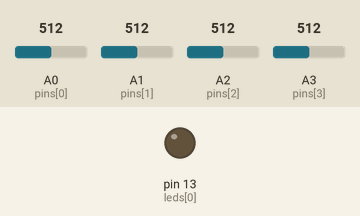
A sketch run on a simulated Arduino Mega 2560, built with avr-gcc and run on an emulated ATmega2560. Shown: output pins drawn as LEDs (lit = HIGH). The inputs (shaded band) are chosen by the test bench; at power-on: A0 (pins[0]) = 512, A1 (pins[1]) = 512, A2 (pins[2]) = 512, A3 (pins[3]) = 512.

Above: at 1.2 s.
1.3 s: A0 (pins[0]) set to 579
2.8 s: A0 (pins[0]) set to 609
At 4.86 s:
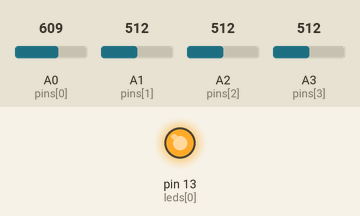
Timing chart, 0 to 11.8 s (numbered marks = the images above; inputs shaded):
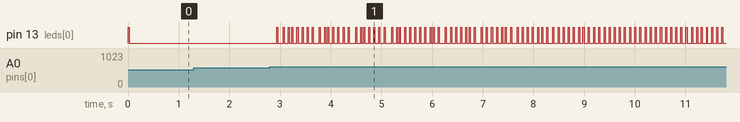

The sketch:

piezoDrums02_multiTaps.ino
```cpp
#include <elapsedMillis.h>
//#include <MIDI.h>

//MIDI_CREATE_DEFAULT_INSTANCE();

/* TODO:
   TapTempo forgetTime
   TapTempo minTime ?
*/

static const uint8_t numInputs = 4;

boolean firstHit[numInputs] = {false, false, false, false};
elapsedMillis firstHitTime[numInputs];
unsigned long beat_interval[numInputs];
int bpm[numInputs];
boolean clockSent = false;
boolean noteSent[] = {false, false, false, false};

/* ---------------------------------- CUSTOM PARAMETERS --------------------------------- */

int noiseFloor = 512; // typical values: Arduino = 512, SPRESENSE = 260
const int max_val = 1000;
const int globalThreshold = 20; // typical values: Arduino = 50, SPRESENSE = 10-30
static const uint8_t pins[] = {A0, A1, A2, A3};
static const uint8_t leds[] = {LED_BUILTIN, LED_BUILTIN, LED_BUILTIN, LED_BUILTIN};
int vals[numInputs];
int note[] = {60, 66, 70, 74};

void setup() {
  Serial2.begin(31250); // required clock rate for midi signals
  while (!Serial2); // wait for Serial port to be ready

  // --------------------------------------- calculate noiseFloor
  //  int pinNum = 0;
  //  int totalSamples = 0;
  //  int led_idx = 0;
  //  for (int n = 0; n < 400; n++)
  //  {
  //    if (n % 100 == 0)
  //    {
  //      digitalWrite(leds[led_idx], HIGH);
  //      led_idx++;
  //    }
  //    pinNum = (pinNum + 1) % numInputs;
  //    totalSamples += analogRead(pins[pinNum]);
  //  }
  //
  //  noiseFloor = totalSamples / 400;
  //printf("noisefloor is at %d", noiseFloor);

  //  MIDI.begin(MIDI_CHANNEL_OMNI); // ATTENTION: does this work together with Serial Comm?

  for (int i = 0; i < 4; i++) // turn LEDs off again
  {
    digitalWrite(leds[i], LOW);
  }


  // --------------------------------------- set pins up
  //Serial.begin(31250); // required clock rate for midi signals

  // set all required pins
  for (int i = 0; i < numInputs; i++)
  {
    pinMode(leds[i], OUTPUT);
    //pinMode(pins[i], INPUT);
  }

}

void loop() {

  //Serial.println(analogRead(A0)); // debugging signal

  for (int i = 0; i < numInputs; i++)
  {
    // -------------------------------------- read button 1
    int val = noiseFloor - analogRead(pins[i]);
    val = abs(val); // positive values only
    val = map(val, 0, max_val, 0, 255); // 8-bit conversion

    // -------------------------------------- tap tempo
    if (val > globalThreshold && !firstHit[i])
    {
      //digitalWrite(LED_BUILTIN, HIGH);
      firstHitTime[i] = 0;
      firstHit[i] = true;
    }

    if (val > globalThreshold && firstHit && firstHitTime[i] > 100) // 100 ms debounce time
    {
      if (firstHitTime[i] < 2000) // skip tap evaluation when time was too long
      {
        beat_interval[i] = firstHitTime[i];
        bpm[i] = 60000 / firstHitTime[i];
      }
      firstHit[i] = false;
    }
  }

  // -------------------------------------- blink Clock LED
  if (millis() % beat_interval[0] < 20) // turns LED on for 100 ms
  {
    digitalWrite(LED_BUILTIN, HIGH);
  }
  else
  {
    digitalWrite(LED_BUILTIN, LOW);
  }

  // -------------------------------------- MIDI sync
  /* MIDI Clock events are sent at a rate of 24 pulses per quarter note
     one tap beat equals one quarter note
     only one midi clock signal should be send per 24th quarter note
  */
  if (millis() % (beat_interval[0] / 24) == 0)
  {
    if (clockSent)
    {
      clockSent = true;
      Serial2.write(0xF8); // 0xF8 = 11110000 = dataByte for MIDI Timing Clock Realtime Message (https://www.midi.org/specifications-old/item/table-1-summary-of-midi-message)
    }
    //printf(0xF8);
  }
  else
  {
    clockSent = false;
  }

  // send notes
  for (int i = 1; i < numInputs; i++)
  {
    if (millis() % beat_interval[i] == 0 && !noteSent[i])
    {
      noteSent[i] = true;
      //MIDI.sendNoteOn(note[i], 127, 2);
    }
    else
    {
      //MIDI.sendNoteOff(note[i], 127, 2);
      noteSent[i] = false;
    }
  }
}
```

Measured:
- the behaviour switches between 594 and 595 on A0 (pins[0]) (found by bisection; images 0 and 1)
- after the input at 1.3 s, every drawn part: stays the same
- after the input at 2.8 s, pin 13 (leds[0]): LOW → HIGH after 0.13 s, then moves between LOW and HIGH, repeating every 1.4 s
